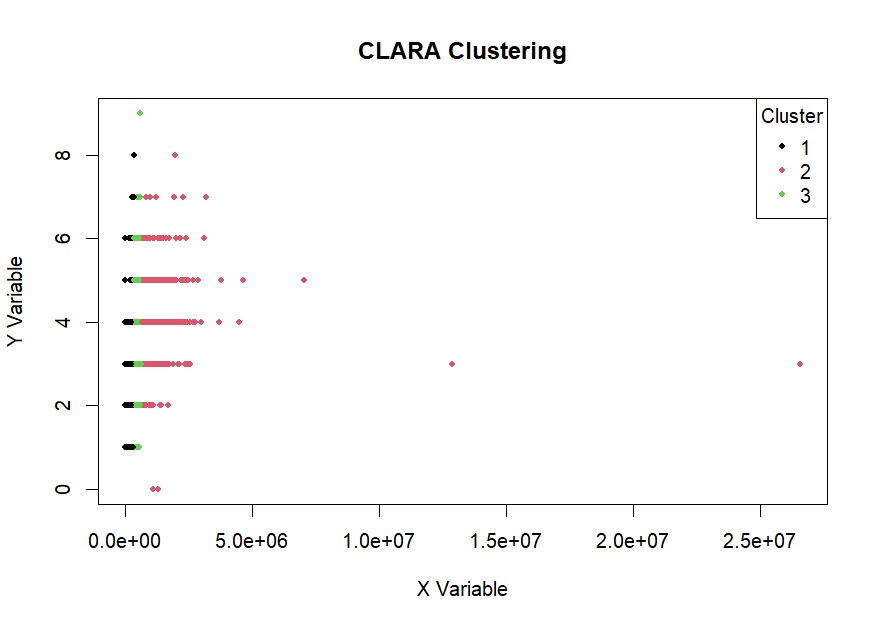

Here is the R script that generated this plot:
# Load necessary libraries
library(readr) # For data import
library(cluster) # For CLARA algorithm

# Read the data
data <- read.csv("C:/Users/sohail/Desktop/data.csv")

# Perform any necessary data cleaning or preprocessing here
# For example, converting character variables to factors, removing unnecessary columns, etc.

# Select numerical columns for clustering
num_cols <- select(data, -c("date", "street", "city", "statezip", "country"))

# Perform CLARA clustering
clara_model <- clara(num_cols, k = 3, samples = 5) # Change k to the desired number of clusters and samples as needed

# Add cluster labels to the original dataset
data$cluster <- clara_model$clustering

# View the clustered data
print(data)

# Plot the clusters (Example plot)
plot(num_cols[, c(1,2)], col = clara_model$clustering, pch = 20, main = "CLARA Clustering", xlab = "X Variable", ylab = "Y Variable")
legend("topright", legend = unique(clara_model$clustering), col = 1:length(unique(clara_model$clustering)), pch = 20, title = "Cluster")
